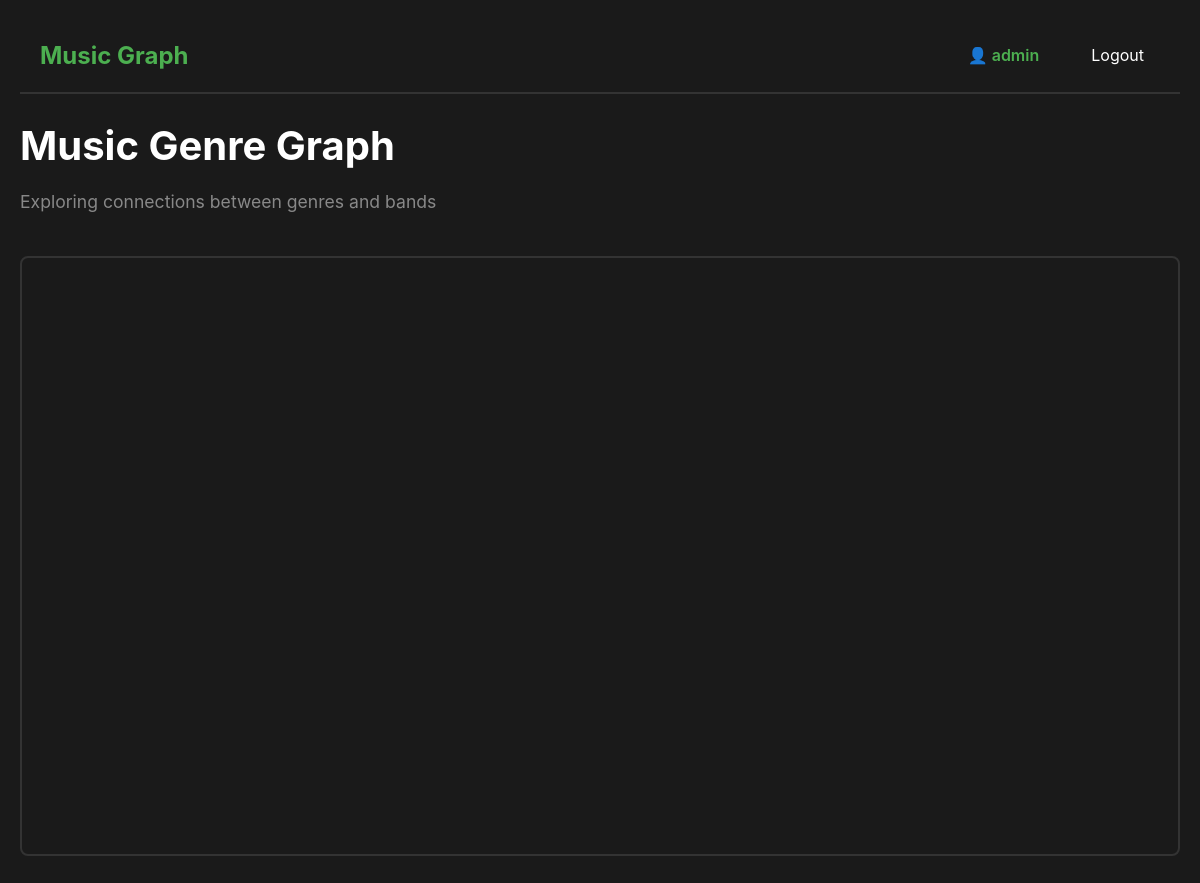
Page / (signed in) on the earlier database version.
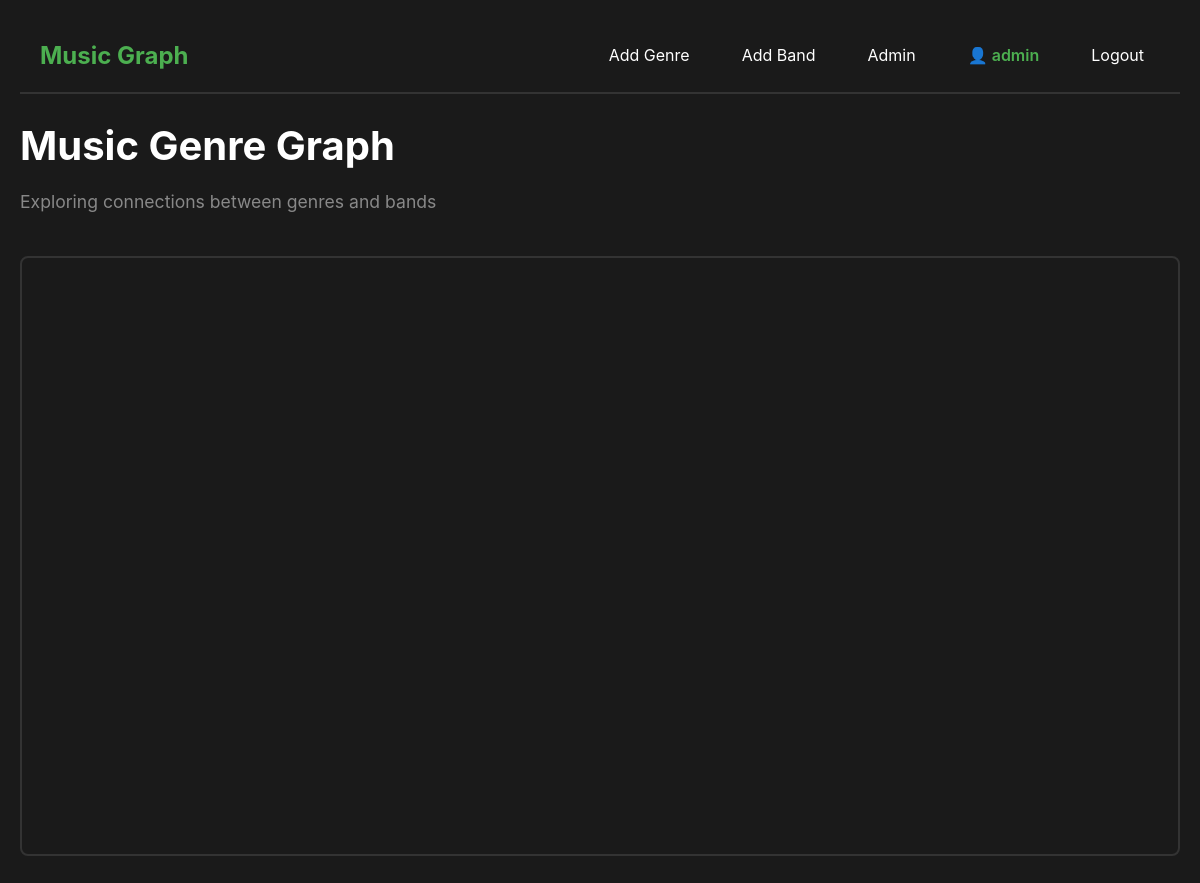
Same page on the later database version.
### models.py (models this page shows, shortened)
class User(UserMixin, db.Model):
    __tablename__ = 'users'
    id = db.Column(db.Integer, primary_key=True)
    username = db.Column(db.String(80), unique=True, nullable=False)
    email = db.Column(db.String(120), unique=True, nullable=False)
    password_hash = db.Column(db.String(255), nullable=False)
    is_admin = db.Column(db.Boolean, default=False)
    created_at = db.Column(db.DateTime, default=db.func.now())

### app.py (the view)
@app.route('/')
def index():
    genres = Genre.query.all()
    bands = Band.query.all()
    genres_dict = {g.id: {'name': g.name} for g in genres}
    bands_dict = {
        b.id: {
            'name': b.name,
            'primary_genre': b.primary_genre_id,
            'genres': [g.id for g in b.genres]
        }
        for b in bands
    }
    connections = get_unique_connections(genres)
    return render_template('index.html',
                         genres=genres_dict,
                         bands=bands_dict,
                         connections=connections)

### app.py (called while the page is built)
@login_manager.user_loader
def load_user(user_id):
    return User.query.get(int(user_id))

def get_unique_connections(genres):
    connections = set()
    for genre in genres:
        if genre.parent:
            edge = tuple(sorted([genre.id, genre.parent_id]))
            connections.add(edge)
    return list(connections)

### templates/index.html (shortened to what this page needs)
<!DOCTYPE html>
<html lang="en">
<head>
    <link rel="stylesheet" href="{{ url_for('static', filename='style.css') }}">
</head>
<body>
<nav class="navbar">
    <div class="nav-container">
        <a href="{{ url_for('index') }}" class="nav-brand">Music Graph</a>
<div class="nav-links">
    {% if current_user.is_authenticated %}
        {% if current_user.is_admin %}
            <a href="{{ url_for('add_genre') }}" class="nav-link">Add Genre</a>
            <a href="{{ url_for('add_band') }}" class="nav-link">Add Band</a>
            <a href="{{ url_for('admin') }}" class="nav-link">Admin</a>
        {% endif %}
        <span class="nav-user">{{ current_user.username }}</span>
        <a href="{{ url_for('logout') }}" class="nav-link">Logout</a>
    {% else %}
        <a href="{{ url_for('login') }}" class="nav-link">Login</a>
        <a href="{{ url_for('register') }}" class="nav-link">Register</a>
    {% endif %}
</div>
    </div>
</nav>
    <div class="container">
        <h1>Music Genre Graph</h1>
        <p class="subtitle">Exploring connections between genres and bands</p>
        <div id="network-graph"></div>
</body>
</html>

### static/style.css (style rules this page uses)
* { margin: 0; padding: 0; box-sizing: border-box; }
body { font-family: -apple-system, BlinkMacSystemFont, 'Segoe UI', Roboto, Oxygen, Ubuntu, Cantarell, sans-serif; background-color: #1a1a1a; color: #e0e0e0; line-height: 1.6; padding: 20px; }
.container { max-width: 1200px; margin: 0 auto; }
h1 { font-size: 2.5rem; margin-bottom: 10px; color: #ffffff; }
.subtitle { font-size: 1.1rem; color: #888; margin-bottom: 40px; }
#network-graph { width: 100%; height: 600px; border: 2px solid #333; border-radius: 8px; margin-bottom: 50px; background-color: #1a1a1a; }
.navbar { background-color: #1a1a1a; border-bottom: 2px solid #333; padding: 0; position: sticky; top: 0; z-index: 1000; }
.nav-container { max-width: 1200px; margin: 0 auto; display: flex; justify-content: space-between; align-items: center; padding: 15px 20px; }
.nav-brand { font-size: 1.5rem; font-weight: bold; color: #4CAF50; text-decoration: none; transition: color 0.2s; }
.nav-links { display: flex; gap: 20px; }
.nav-link { color: #ffffff; text-decoration: none; padding: 8px 16px; border-radius: 4px; transition: background-color 0.2s; }
.container { padding-top: 20px; }
.nav-user { color: #4CAF50; padding: 8px 16px; font-weight: 600; }
.nav-user::before { content: "👤 "; }

Differences in the rows shown:
changed User "admin": is_admin False → True (drawn)
Other differences:
text now shown: "Add Genre Add Band Admin"
